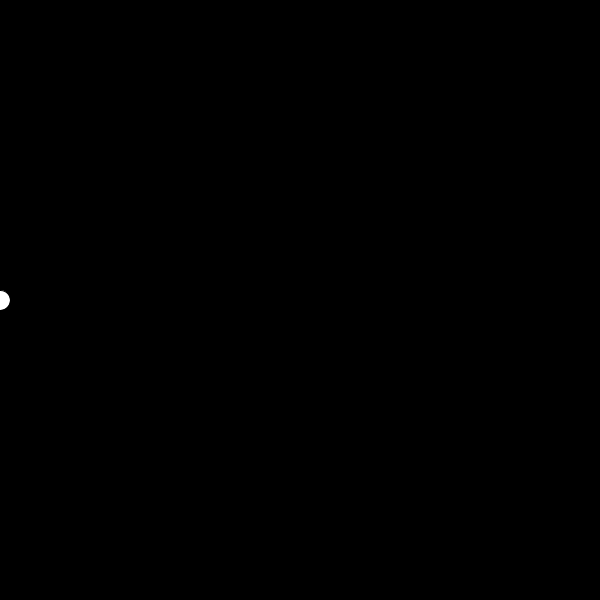
Frame 1 (no input)
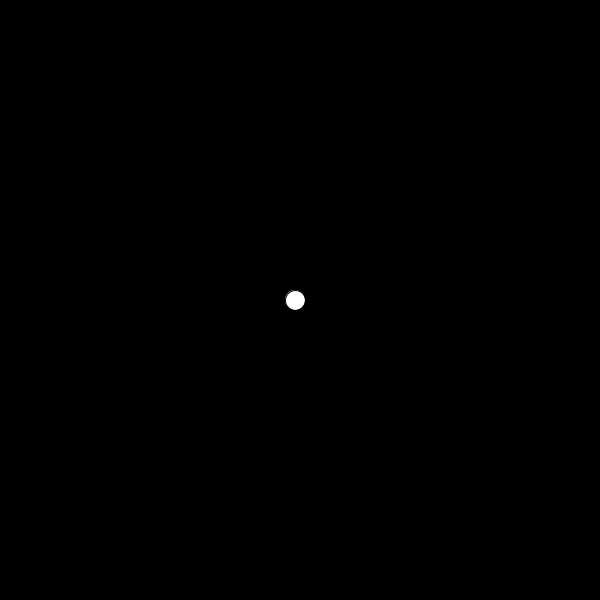
Frame 60 (the mouse pressed at the canvas centre just before this capture)
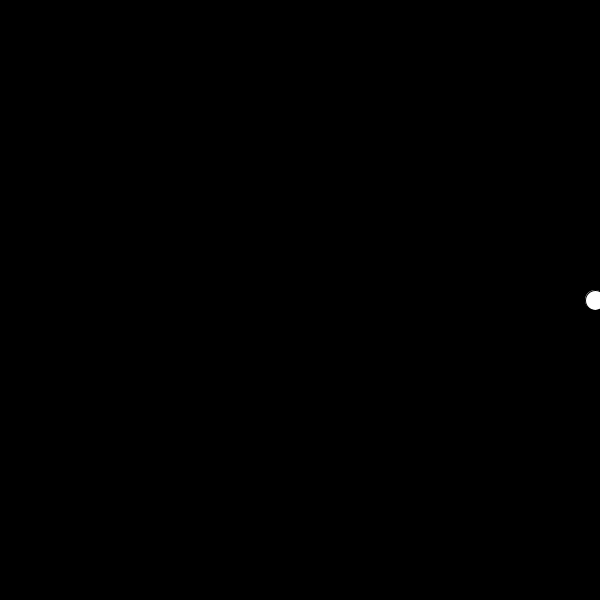
Frame 120 (the mouse held since frame 60 and released just before this capture)

The Processing sketch that drew these frames (run headless with seeded random() and noise(); from frame 60 on, the mouse is pressed at the canvas centre):

// Processing sketch: data_01_01
// ── data_01_01.pde

float x;

void setup() {
  size(600,600);
  
}

void draw() {

  background(0);
  
  ellipse(x,height/2, 20,20);
  
  x=x+5;
  
}
